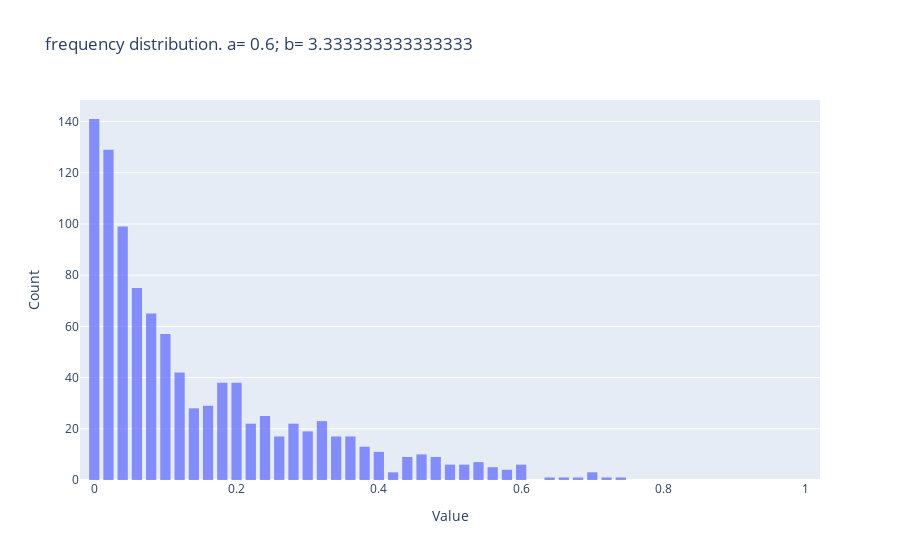

The notebook cell this image was saved under:
### Code cell
rate= 0.18

a= 0.6
b = a * (1/rate)
r= beta.rvs(a, b, size=1000)
#r= [1-x for x in r] 

fig= go.Histogram(
    x=r,
    histnorm='',
    name='control',
    opacity=0.75
)

layout = go.Layout(
    title='frequency distribution. a= {}; b= {}'.format(a,b),
    xaxis=dict(
        range= [-.02,1.02],
        title='Value'
    ),
    yaxis=dict(
        title='Count'
    ),
    bargap=0.2,
    bargroupgap=0.1
)
fig= [fig]

fig = go.Figure(data=fig, layout=layout)
iplot(fig, filename='styled histogram')

### Figure 1 — Plotly figure (JSON) as saved in the notebook; plotly's stock layout.template omitted (floating-point values rounded to 4 significant figures; data arrays with more than 128 entries replaced by an {"elided": "..."} marker saying what was removed)
{"data": [{"histnorm": "", "name": "control", "opacity": 0.75, "type": "histogram", "x": {"elided": "1000 float values"}}], "layout": {"bargap": 0.2, "bargroupgap": 0.1, "title": {"text": "frequency distribution. a= 0.6; b= 3.333333333333333"}, "xaxis": {"range": [-0.02, 1.02], "title": {"text": "Value"}}, "yaxis": {"title": {"text": "Count"}}}}
